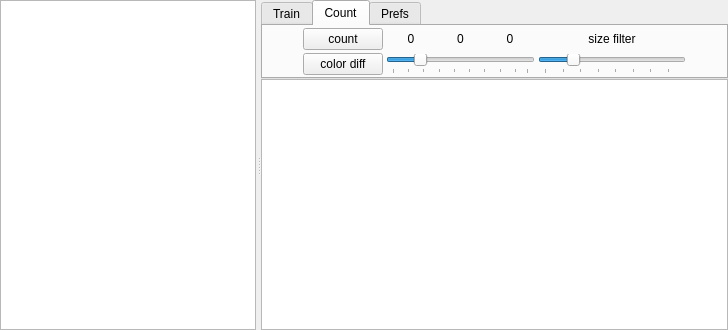
<?xml version="1.0" encoding="UTF-8"?>
<ui version="4.0">
 <class>Form</class>
 <widget class="QWidget" name="Form">
  <property name="geometry">
   <rect>
    <x>0</x>
    <y>0</y>
    <width>728</width>
    <height>330</height>
   </rect>
  </property>
  <property name="windowTitle">
   <string>Form</string>
  </property>
  <layout class="QHBoxLayout" name="horizontalLayout">
   <property name="margin">
    <number>0</number>
   </property>
   <item>
    <widget class="QSplitter" name="splitter">
     <property name="lineWidth">
      <number>0</number>
     </property>
     <property name="midLineWidth">
      <number>0</number>
     </property>
     <property name="orientation">
      <enum>Qt::Horizontal</enum>
     </property>
     <property name="handleWidth">
      <number>5</number>
     </property>
     <property name="childrenCollapsible">
      <bool>false</bool>
     </property>
     <widget class="QListView" name="snapsList">
      <property name="sizePolicy">
       <sizepolicy hsizetype="Minimum" vsizetype="Expanding">
        <horstretch>0</horstretch>
        <verstretch>0</verstretch>
       </sizepolicy>
      </property>
      <property name="minimumSize">
       <size>
        <width>80</width>
        <height>0</height>
       </size>
      </property>
      <property name="horizontalScrollBarPolicy">
       <enum>Qt::ScrollBarAlwaysOff</enum>
      </property>
      <property name="movement">
       <enum>QListView::Static</enum>
      </property>
      <property name="spacing">
       <number>0</number>
      </property>
      <property name="uniformItemSizes">
       <bool>true</bool>
      </property>
     </widget>
     <widget class="QFrame" name="frame">
      <property name="sizePolicy">
       <sizepolicy hsizetype="Expanding" vsizetype="Expanding">
        <horstretch>1</horstretch>
        <verstretch>0</verstretch>
       </sizepolicy>
      </property>
      <layout class="QVBoxLayout" name="verticalLayout">
       <property name="spacing">
        <number>0</number>
       </property>
       <property name="margin">
        <number>0</number>
       </property>
       <item>
        <widget class="QTabWidget" name="mode">
         <property name="sizePolicy">
          <sizepolicy hsizetype="Preferred" vsizetype="Minimum">
           <horstretch>0</horstretch>
           <verstretch>0</verstretch>
          </sizepolicy>
         </property>
         <property name="tabShape">
          <enum>QTabWidget::Rounded</enum>
         </property>
         <property name="currentIndex">
          <number>1</number>
         </property>
         <widget class="QWidget" name="trainTab">
          <attribute name="title">
           <string>Train</string>
          </attribute>
          <layout class="QGridLayout" name="gridLayout_2">
           <property name="margin">
            <number>0</number>
           </property>
           <property name="spacing">
            <number>0</number>
           </property>
           <item row="0" column="8">
            <widget class="QPushButton" name="resetLayer">
             <property name="sizePolicy">
              <sizepolicy hsizetype="Preferred" vsizetype="Fixed">
               <horstretch>0</horstretch>
               <verstretch>0</verstretch>
              </sizepolicy>
             </property>
             <property name="toolTip">
              <string>clear all train examples of the current color</string>
             </property>
             <property name="text">
              <string>reset color</string>
             </property>
            </widget>
           </item>
           <item row="0" column="0">
            <spacer name="horizontalSpacer_3">
             <property name="orientation">
              <enum>Qt::Horizontal</enum>
             </property>
             <property name="sizeHint" stdset="0">
              <size>
               <width>40</width>
               <height>20</height>
              </size>
             </property>
            </spacer>
           </item>
           <item row="0" column="9">
            <spacer name="horizontalSpacer_4">
             <property name="orientation">
              <enum>Qt::Horizontal</enum>
             </property>
             <property name="sizeHint" stdset="0">
              <size>
               <width>40</width>
               <height>20</height>
              </size>
             </property>
            </spacer>
           </item>
           <item row="0" column="2">
            <widget class="QRadioButton" name="greenTrainMode">
             <property name="sizePolicy">
              <sizepolicy hsizetype="Preferred" vsizetype="Fixed">
               <horstretch>0</horstretch>
               <verstretch>0</verstretch>
              </sizepolicy>
             </property>
             <property name="text">
              <string>green</string>
             </property>
             <property name="checked">
              <bool>true</bool>
             </property>
             <attribute name="buttonGroup">
              <string>trainModeGroup</string>
             </attribute>
            </widget>
           </item>
           <item row="0" column="4">
            <widget class="QRadioButton" name="pinkTrainMode">
             <property name="sizePolicy">
              <sizepolicy hsizetype="Preferred" vsizetype="Fixed">
               <horstretch>0</horstretch>
               <verstretch>0</verstretch>
              </sizepolicy>
             </property>
             <property name="text">
              <string>pink</string>
             </property>
             <attribute name="buttonGroup">
              <string>trainModeGroup</string>
             </attribute>
            </widget>
           </item>
           <item row="0" column="6">
            <widget class="QRadioButton" name="yellowTrainMode">
             <property name="sizePolicy">
              <sizepolicy hsizetype="Preferred" vsizetype="Fixed">
               <horstretch>0</horstretch>
               <verstretch>0</verstretch>
              </sizepolicy>
             </property>
             <property name="text">
              <string>yellow</string>
             </property>
             <attribute name="buttonGroup">
              <string>trainModeGroup</string>
             </attribute>
            </widget>
           </item>
           <item row="3" column="8">
            <widget class="QPushButton" name="learn">
             <property name="sizePolicy">
              <sizepolicy hsizetype="Preferred" vsizetype="Fixed">
               <horstretch>0</horstretch>
               <verstretch>0</verstretch>
              </sizepolicy>
             </property>
             <property name="text">
              <string>learn colors</string>
             </property>
            </widget>
           </item>
           <item row="3" column="2">
            <widget class="QLabel" name="greenTrainCount">
             <property name="sizePolicy">
              <sizepolicy hsizetype="MinimumExpanding" vsizetype="Preferred">
               <horstretch>0</horstretch>
               <verstretch>0</verstretch>
              </sizepolicy>
             </property>
             <property name="toolTip">
              <string>green</string>
             </property>
             <property name="styleSheet">
              <string notr="true">background: &quot;#AAFFAA&quot;;</string>
             </property>
             <property name="lineWidth">
              <number>0</number>
             </property>
             <property name="text">
              <string>0</string>
             </property>
             <property name="alignment">
              <set>Qt::AlignCenter</set>
             </property>
             <property name="indent">
              <number>0</number>
             </property>
            </widget>
           </item>
           <item row="3" column="4">
            <widget class="QLabel" name="pinkTrainCount">
             <property name="sizePolicy">
              <sizepolicy hsizetype="MinimumExpanding" vsizetype="Preferred">
               <horstretch>0</horstretch>
               <verstretch>0</verstretch>
              </sizepolicy>
             </property>
             <property name="toolTip">
              <string>pink</string>
             </property>
             <property name="styleSheet">
              <string notr="true">background: &quot;#FF90E0&quot;;</string>
             </property>
             <property name="lineWidth">
              <number>0</number>
             </property>
             <property name="text">
              <string>0</string>
             </property>
             <property name="alignment">
              <set>Qt::AlignCenter</set>
             </property>
             <property name="indent">
              <number>0</number>
             </property>
            </widget>
           </item>
           <item row="3" column="6">
            <widget class="QLabel" name="yellowTrainCount">
             <property name="sizePolicy">
              <sizepolicy hsizetype="MinimumExpanding" vsizetype="Preferred">
               <horstretch>0</horstretch>
               <verstretch>0</verstretch>
              </sizepolicy>
             </property>
             <property name="toolTip">
              <string>yellow</string>
             </property>
             <property name="styleSheet">
              <string notr="true">background: &quot;#FFFFAA&quot;;</string>
             </property>
             <property name="lineWidth">
              <number>0</number>
             </property>
             <property name="text">
              <string>0</string>
             </property>
             <property name="alignment">
              <set>Qt::AlignCenter</set>
             </property>
             <property name="indent">
              <number>0</number>
             </property>
            </widget>
           </item>
          </layout>
         </widget>
         <widget class="QWidget" name="countTab">
          <attribute name="title">
           <string>Count</string>
          </attribute>
          <layout class="QGridLayout" name="gridLayout_5">
           <property name="horizontalSpacing">
            <number>3</number>
           </property>
           <property name="verticalSpacing">
            <number>1</number>
           </property>
           <property name="margin">
            <number>0</number>
           </property>
           <item row="0" column="1">
            <widget class="QPushButton" name="count">
             <property name="text">
              <string>count</string>
             </property>
             <property name="autoDefault">
              <bool>false</bool>
             </property>
             <property name="default">
              <bool>false</bool>
             </property>
             <property name="flat">
              <bool>false</bool>
             </property>
            </widget>
           </item>
           <item row="1" column="3">
            <widget class="QSlider" name="colorDiffThreshold">
             <property name="sizePolicy">
              <sizepolicy hsizetype="MinimumExpanding" vsizetype="Fixed">
               <horstretch>1</horstretch>
               <verstretch>0</verstretch>
              </sizepolicy>
             </property>
             <property name="toolTip">
              <string>color difference threshold: how similar to the trained palette color should be to be considered a card color</string>
             </property>
             <property name="minimum">
              <number>1</number>
             </property>
             <property name="maximum">
              <number>45</number>
             </property>
             <property name="value">
              <number>10</number>
             </property>
             <property name="orientation">
              <enum>Qt::Horizontal</enum>
             </property>
             <property name="tickPosition">
              <enum>QSlider::TicksBelow</enum>
             </property>
             <property name="tickInterval">
              <number>5</number>
             </property>
            </widget>
           </item>
           <item row="1" column="1">
            <widget class="QPushButton" name="colorDiffOn">
             <property name="sizePolicy">
              <sizepolicy hsizetype="Minimum" vsizetype="Fixed">
               <horstretch>0</horstretch>
               <verstretch>0</verstretch>
              </sizepolicy>
             </property>
             <property name="toolTip">
              <string>press to see what the algorithm sees</string>
             </property>
             <property name="text">
              <string>color diff</string>
             </property>
             <property name="checkable">
              <bool>false</bool>
             </property>
             <property name="checked">
              <bool>false</bool>
             </property>
             <property name="flat">
              <bool>false</bool>
             </property>
            </widget>
           </item>
           <item row="1" column="0">
            <spacer name="horizontalSpacer_6">
             <property name="orientation">
              <enum>Qt::Horizontal</enum>
             </property>
             <property name="sizeHint" stdset="0">
              <size>
               <width>40</width>
               <height>20</height>
              </size>
             </property>
            </spacer>
           </item>
           <item row="1" column="9">
            <spacer name="horizontalSpacer_5">
             <property name="orientation">
              <enum>Qt::Horizontal</enum>
             </property>
             <property name="sizeHint" stdset="0">
              <size>
               <width>40</width>
               <height>20</height>
              </size>
             </property>
            </spacer>
           </item>
           <item row="0" column="7">
            <widget class="QLabel" name="label_4">
             <property name="sizePolicy">
              <sizepolicy hsizetype="Preferred" vsizetype="Preferred">
               <horstretch>0</horstretch>
               <verstretch>0</verstretch>
              </sizepolicy>
             </property>
             <property name="text">
              <string>size filter</string>
             </property>
             <property name="alignment">
              <set>Qt::AlignCenter</set>
             </property>
            </widget>
           </item>
           <item row="1" column="7">
            <widget class="QSlider" name="sizeFilter">
             <property name="sizePolicy">
              <sizepolicy hsizetype="MinimumExpanding" vsizetype="Fixed">
               <horstretch>1</horstretch>
               <verstretch>0</verstretch>
              </sizepolicy>
             </property>
             <property name="toolTip">
              <string>size filter: minimum size of a color blob that is considered a card</string>
             </property>
             <property name="minimum">
              <number>2</number>
             </property>
             <property name="maximum">
              <number>40</number>
             </property>
             <property name="value">
              <number>10</number>
             </property>
             <property name="orientation">
              <enum>Qt::Horizontal</enum>
             </property>
             <property name="tickPosition">
              <enum>QSlider::TicksBelow</enum>
             </property>
             <property name="tickInterval">
              <number>5</number>
             </property>
            </widget>
           </item>
           <item row="0" column="3">
            <widget class="QWidget" name="widget" native="true">
             <layout class="QHBoxLayout" name="horizontalLayout_2">
              <property name="spacing">
               <number>0</number>
              </property>
              <property name="margin">
               <number>0</number>
              </property>
              <item>
               <widget class="QLabel" name="greenCount">
                <property name="toolTip">
                 <string>green</string>
                </property>
                <property name="styleSheet">
                 <string notr="true">background: &quot;#AAFFAA&quot;;</string>
                </property>
                <property name="text">
                 <string>0</string>
                </property>
                <property name="alignment">
                 <set>Qt::AlignCenter</set>
                </property>
               </widget>
              </item>
              <item>
               <widget class="QLabel" name="pinkCount">
                <property name="toolTip">
                 <string>pink</string>
                </property>
                <property name="styleSheet">
                 <string notr="true">background: &quot;#FF90E0&quot;;</string>
                </property>
                <property name="text">
                 <string>0</string>
                </property>
                <property name="alignment">
                 <set>Qt::AlignCenter</set>
                </property>
               </widget>
              </item>
              <item>
               <widget class="QLabel" name="yellowCount">
                <property name="toolTip">
                 <string>yellow</string>
                </property>
                <property name="styleSheet">
                 <string notr="true">background: &quot;#FFFFAA&quot;;</string>
                </property>
                <property name="text">
                 <string>0</string>
                </property>
                <property name="alignment">
                 <set>Qt::AlignCenter</set>
                </property>
               </widget>
              </item>
             </layout>
            </widget>
           </item>
          </layout>
         </widget>
         <widget class="QWidget" name="prefsTab">
          <attribute name="title">
           <string>Prefs</string>
          </attribute>
          <layout class="QGridLayout" name="gridLayout">
           <property name="margin">
            <number>0</number>
           </property>
           <property name="spacing">
            <number>2</number>
           </property>
           <item row="1" column="0" rowspan="2">
            <spacer name="horizontalSpacer_2">
             <property name="orientation">
              <enum>Qt::Horizontal</enum>
             </property>
             <property name="sizeHint" stdset="0">
              <size>
               <width>40</width>
               <height>20</height>
              </size>
             </property>
            </spacer>
           </item>
           <item row="3" column="1">
            <widget class="QLabel" name="label_2">
             <property name="text">
              <string extracomment="limit width / height of the working image to this number of pixels">working size limit</string>
             </property>
             <property name="alignment">
              <set>Qt::AlignRight|Qt::AlignTrailing|Qt::AlignVCenter</set>
             </property>
            </widget>
           </item>
           <item row="3" column="3">
            <widget class="QLabel" name="label_3">
             <property name="text">
              <string>pick fuzz</string>
             </property>
             <property name="alignment">
              <set>Qt::AlignRight|Qt::AlignTrailing|Qt::AlignVCenter</set>
             </property>
            </widget>
           </item>
           <item row="3" column="4">
            <widget class="QSpinBox" name="pickFuzz">
             <property name="alignment">
              <set>Qt::AlignRight|Qt::AlignTrailing|Qt::AlignVCenter</set>
             </property>
             <property name="suffix">
              <string/>
             </property>
             <property name="minimum">
              <number>1</number>
             </property>
             <property name="maximum">
              <number>255</number>
             </property>
             <property name="singleStep">
              <number>1</number>
             </property>
             <property name="value">
              <number>15</number>
             </property>
            </widget>
           </item>
           <item row="3" column="2">
            <widget class="QSpinBox" name="sizeLimit">
             <property name="minimum">
              <number>120</number>
             </property>
             <property name="maximum">
              <number>2096</number>
             </property>
             <property name="singleStep">
              <number>16</number>
             </property>
             <property name="value">
              <number>1024</number>
             </property>
            </widget>
           </item>
           <item row="1" column="1" colspan="4">
            <widget class="QPushButton" name="snapDirPicker">
             <property name="toolTip">
              <string>Snapshots directory</string>
             </property>
             <property name="text">
              <string>CONFIGURE</string>
             </property>
            </widget>
           </item>
           <item row="3" column="6">
            <spacer name="horizontalSpacer">
             <property name="orientation">
              <enum>Qt::Horizontal</enum>
             </property>
             <property name="sizeHint" stdset="0">
              <size>
               <width>40</width>
               <height>20</height>
              </size>
             </property>
            </spacer>
           </item>
           <item row="1" column="5">
            <widget class="QLineEdit" name="heckleUrl">
             <property name="toolTip">
              <string>Heckle URL</string>
             </property>
             <property name="text">
              <string>http://localhost:4567/heckle</string>
             </property>
            </widget>
           </item>
          </layout>
         </widget>
        </widget>
       </item>
       <item>
        <widget class="QGraphicsView" name="display"/>
       </item>
      </layout>
     </widget>
    </widget>
   </item>
  </layout>
 </widget>
 <resources/>
 <connections/>
 <buttongroups>
  <buttongroup name="trainModeGroup"/>
 </buttongroups>
</ui>
